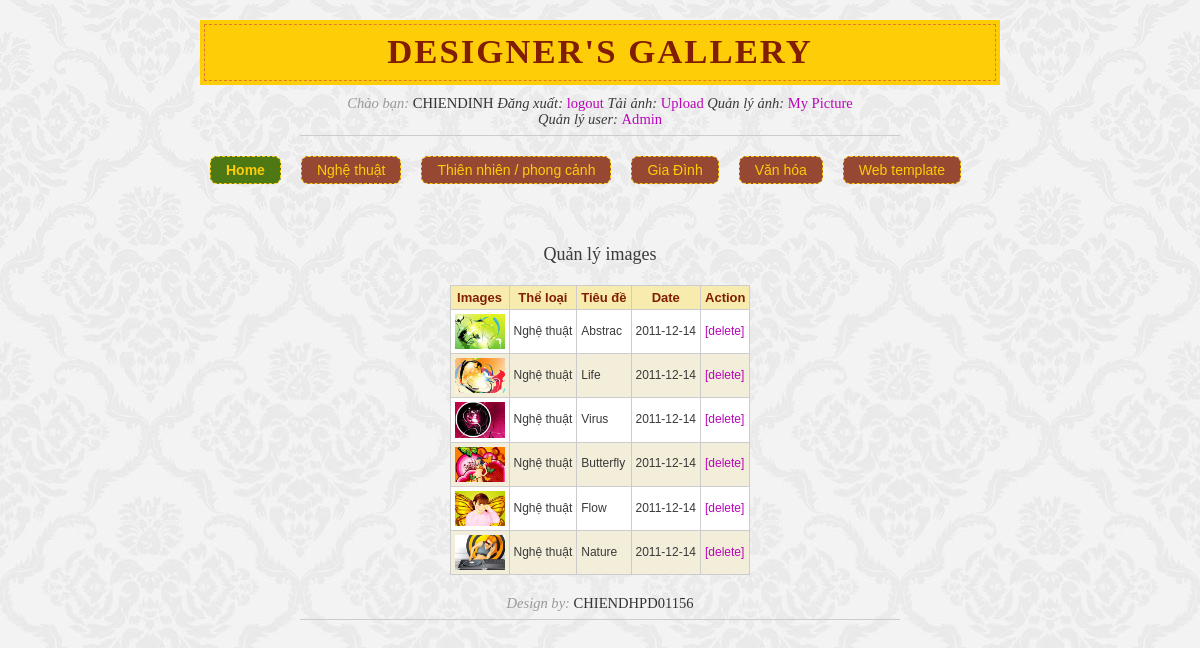
/personal_images.php (signed in), run on the app's committed database.
### tables this page shows
CREATE TABLE IF NOT EXISTS `typeimage` (
  `typeimage_id` tinyint(3) unsigned NOT NULL AUTO_INCREMENT,
  `typeimage_name` varchar(50) NOT NULL,
  PRIMARY KEY (`typeimage_id`)
);

CREATE TABLE IF NOT EXISTS `images` (
  `images_id` int(10) unsigned NOT NULL AUTO_INCREMENT,
  `images_typeID` tinyint(3) unsigned NOT NULL,
  `images_title` varchar(120) NOT NULL,
  `images_date` date NOT NULL,
  `images_userID` int(10) unsigned NOT NULL,
  PRIMARY KEY (`images_id`)
);

### personal_images.php (the view, shortened to what this page needs)
<?php
    include 'header.php';
?>
<div id="content">
    <div id="management">
<?php
if(isset($_SESSION['login']) and isset($_SESSION['user'])){
    $query = 'SELECT I.*,T.typeimage_name
                    FROM images I, typeimage T
                    WHERE images_userID="'.$_SESSION['login'].'"AND I.images_typeID=T.typeimage_id';
    $result = mysql_query($query,$db) or die(mysql_error($db));
    if(mysql_num_rows($result) == 0){
        echo '<h3>Bạn chưa có hình</h3>';
    }else{
?>
    <h3>Quản lý images</h3>
   	<table cellspacing="1">
	<thead>
   	    <tr>
           	<th>Images</th>
            <th>Thể loại</th>
            <th>Tiêu đề</th>
            <th>Date</th>
            <th>Action</th>
        </tr>
	</thead>
	<tbody>
    <?php
        while($row =mysql_fetch_array($result)){
            $filename = $row['images_id'];
    ?>
        <tr>
            <td><a href="photos/<?php echo $filename;?>.jpg" rel="lightbox[roadtrip]">
                <img style="width: 50px;" src="photos/thumbs/<?php echo $filename;?>.jpg" /></a>
            </td>
            <td><?php echo $row['typeimage_name'];?></td>
            <td style="max-width: 400px;"><?php echo $row['images_title'];?></td>
            <td><?php echo $row['images_date'];?></td>
            <td><a href="personal_images.php?del=<?php echo $row['images_id'];?>">[delete]</a></td>
        </tr>
	<?php
        }
    }
	?>
	</tbody>
    </table>
<?php
}else{
		echo '<p>Bạn phải đăng nhập vào tài khoản<br /> Hệ thống sẽ về trang chủ trong giây lát</p>';
	}
?>
    </div>
</div>
<?php include 'footer.php';?>

### header.php (shortened to what this page needs)
<?php
    $db = mysql_connect(MYSQL_HOST,MYSQL_USER) or die('Khong ket noi duoc CSDL');
?>
<!DOCTYPE html PUBLIC "-//W3C//DTD XHTML 1.0 Transitional//EN" "http://www.w3.org/TR/xhtml1/DTD/xhtml1-transitional.dtd">
<html xmlns="http://www.w3.org/1999/xhtml">
<head>
	<link rel="stylesheet" href="css/lightbox.css" type="text/css" media="screen" />
	<link rel="stylesheet" href="css/styles.css" type="text/css" media="screen" />
</head>
<body>
<div id="wrap">
	<div id="header">
		<h1><em>Designer's Gallery</em></h1>
    <?php
        if(isset($_SESSION['login']) and isset($_SESSION['user'])){
    ?>
        <p class="about">
            <em>Chào bạn: </em><a href="user_manual.php"><?php echo $_SESSION['user'];?></a>
            <span><em>Đăng xuất: </em><a href="login.php?logout=yes">logout</a>
            <em>Tải ảnh: </em><a href="upload_images.php">Upload</a>
            <em>Quản lý ảnh: </em><a href="personal_images.php">My Picture</a>
    <?php
		$query = 'SELECT user_id FROM user WHERE user_id="'.$_SESSION['login'].'"AND user_level=1';
		$result = mysql_query($query,$db) or die(mysql_error($db));
		if(mysql_num_rows($result) > 0){
			echo '<br /><em>Quản lý user: </em><a href="admin.php">Admin</a>';
		}
	?>
        	</span>
        </p>
    <?php } ?>
	</div>
	<div id="navigation">
		<ul>
            <li><a class="home" href="Index.php">Home</a></li>
    <?php
        $query = 'SELECT * FROM typeimage';
        $result = mysql_query($query,$db) or die(mysql_error($db));
        while($row = mysql_fetch_array($result)){
            echo '<li><a href="Index.php?page='.$row['typeimage_id'].'">'.$row['typeimage_name'].'</a></li>';
        }
    ?>
		</ul>
	</div>

### css/styles.css (style rules this page uses)
* { margin: 0; padding: 0; }
img { border: none; }
a { color: #ba05ba; text-decoration: none; }
ul { list-style: none; }
body { background: url(../images/bg.jpg); }
#wrap { margin: 0 auto; padding: 0; width: 800px; font: 70%/140% Arial, Helvetica, sans-serif; color: #3a3a3a; }
#header h1 { background: #fdcd07; margin: 20px 0 10px; padding: 4px; text-align: center; color: #801d03; font: bold 310%/100% Garamond, Georgia, serif; letter-spacing: 2px; text-transform: uppercase; }
#header h1 em { border: dashed 1px #e3792c; display: block; padding: 10px 0; font-style: normal; }
p.about { width: 600px; margin: 0 auto 20px; text-align: center; border-bottom: solid 1px #ccc; padding: 0 0 8px 0; font: 130%/110% Garamond, Georgia, serif; }
p.about >a { color: #333; text-decoration: none; text-transform: uppercase; }
p.about >em { color: #999; }
#navigation { width: 100%; margin: 0 auto; text-align: center; font: 14px tahoma, helvetica,arial, sans-serif; }
#navigation ul { margin: 0 auto; width: 100%; }
#navigation li { display: inline; padding: 0 10px; float: left; }
#navigation li a { display: block; padding: 5px 15px; color: #fdcd07; background: #974833; border: dashed 1px #fdcd07; border-radius:7px; -moz-border-radius:7px; -webkit-border-radius:7px; }
#navigation li a.home { font-weight: bold; }
#content { padding-top: 10px; min-height: 400px; clear: both; overflow: hidden; }
#management { min-height: 200px; }
#management h3 { font: 18px georgia, serif; text-align: center; padding-top: 50px; }
#management table { background:#ccc; margin: 20px auto; }
#management table tr { background: #fff; }
#management table td { padding: 4px; font-size: 12px; }
#management table th { color:#801d03; background: #F7ECAD; padding: 4px; font: bold 13px arial; }

### data on the page
typeimage: typeimage_name "Nghệ thuật"
typeimage: typeimage_name "Thiên nhiên / phong cảnh"
typeimage: typeimage_name "Gia Đình"
typeimage: typeimage_name "Văn hóa"
typeimage: typeimage_name "Web template"
images: shows a picture, typeimage.typeimage_name "Nghệ thuật", images_title "Abstrac", images_date "2011-12-14"
images: shows a picture, typeimage.typeimage_name "Nghệ thuật", images_title "Life", images_date "2011-12-14"
images: shows a picture, typeimage.typeimage_name "Nghệ thuật", images_title "Virus", images_date "2011-12-14"
images: shows a picture, typeimage.typeimage_name "Nghệ thuật", images_title "Butterfly", images_date "2011-12-14"
images: shows a picture, typeimage.typeimage_name "Nghệ thuật", images_title "Flow", images_date "2011-12-14"
images: shows a picture, typeimage.typeimage_name "Nghệ thuật", images_title "Nature", images_date "2011-12-14"

### other printed values
$_SESSION['user'] "CHIENDINH"
